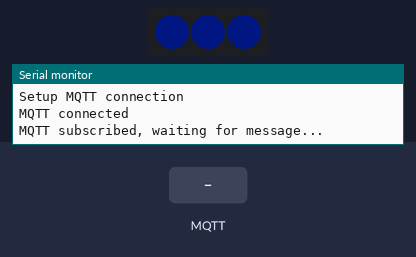
Recording of a sketch running on a simulated ESP8266 (NodeMCU). On the bench: 3 RGB LEDs in strip order, left to right, the last lines printed to the serial monitor. The test bench sets the inputs (shaded band). Dim RGB values are drawn brighter than linear; WiFi joins after 1.5 s; servers stay silent unless stated; no MQTT or app messages arrive unless stated.

Above: at 7.7 s.
7.8 s: MQTT message "1" arrives on the first subscribed topic
At 8.2 s:
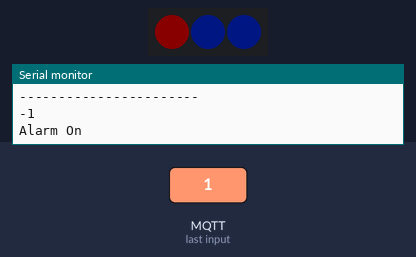
At 9.8 s:
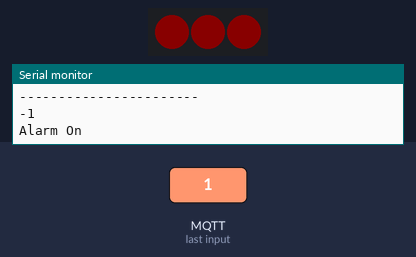
10.3 s: MQTT message "on" arrives on the first subscribed topic
11.8 s: MQTT message "off" arrives on the first subscribed topic
Timing chart, 0 to 14.8 s (numbered marks = the images above; inputs shaded):
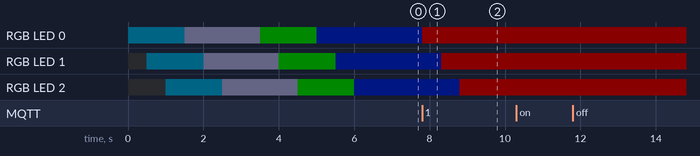

The sketch:

SikourGoulou.ino
```cpp
#include <ESP8266WiFi.h>
#include <PubSubClient.h>
#include <Adafruit_NeoPixel.h>

#define PIN D2
#define NBPIX 3

// NeoPixel brightness, 0 (min) to 255 (max)
#define BRIGHTNESS 10 // Set BRIGHTNESS to about 1/5 (max = 255)

char* ssid = "XXX";
char* password = "XXX";

const char* ttn_server = "eu1.cloud.thethings.network";
const char* ttn_user = "draginotl@ttn";
const char *topic = "v3/draginotl@ttn/devices/landrag1/up";
const char* ttn_password = "NNSXS.AV7H454CCTTBWVT774TUTFMCC4OH2KM2SKBI7EQ.x";
const int ttn_port = 1883;
int alarm_status = 0;
WiFiClient espClient;
PubSubClient client(espClient);

Adafruit_NeoPixel leds = Adafruit_NeoPixel(NBPIX, PIN, NEO_GRB + NEO_KHZ800);

void led_set(uint8 R, uint8 G, uint8 B) {
  for (int i = 0; i < NBPIX; i++) {
    leds.setPixelColor(i, leds.Color(R, G, B));
    leds.show();
    delay(500);
  }
}

void callback(char *topic, byte *payload, unsigned int length) {
    Serial.print("Message arrived in topic: ");
    Serial.println(topic);
    Serial.print("Message:");
    String message;
    for (int i = 0; i < length; i++) {
          message = message + (char) payload[i];  // convert *byte to string
      }
    Serial.print(message);
    Serial.println();
    Serial.println("-----------------------");
    alarm_status = message.indexOf("\"ALARM_status\":false");
    Serial.println(alarm_status);
    if (alarm_status == -1)  {
      Serial.print("Alarm On");
      led_set(255,0,0);
        }
    else {
        Serial.print("Alarm Off");
        led_set(0, 255, 0);
    }
}

void reconnect() {
  // Loop until we're reconnected
  while (!client.connected()) {
    Serial.println("Setup MQTT connection");
    // Attempt to connect
    if (client.connect("ESP32Client", ttn_user, ttn_password )) {
      client.setBufferSize(2048);
      Serial.println("MQTT connected");
      client.subscribe(topic);
      Serial.println("MQTT subscribed, waiting for message...");
    } else {
      Serial.print("MQTT failed, rc= ");
      Serial.print(client.state());
      Serial.println(" try again in 5 seconds");
      // Wait 5 seconds before retrying
      delay(5000);
    }
  }
}

void setup() {
  Serial.begin(115200);

  leds.begin(); // This initializes the NeoPixel library.
  leds.show();
  leds.setBrightness(BRIGHTNESS);
  led_set(10, 150, 200);
  WiFi.begin(ssid, password);

  Serial.print("Setup WiFi network ");
  while (WiFi.status() != WL_CONNECTED) {
    led_set(150, 150, 200);
    delay(500);
    Serial.print(".");
  }
  Serial.println();
  Serial.println("WiFi connected!");
  led_set(10, 255, 10);
  Serial.println("Setup MQTT");
  client.setServer(ttn_server, ttn_port);
  client.setCallback(callback);
  led_set(12, 25, 150);
}

void loop() {
  if (!client.connected()) {
    reconnect();
  }
  client.loop();
}
```

Measured:
- after the input at 7.8 s, RGB LED 0: RGB(0, 1, 6) → RGB(10, 0, 0) at once; RGB LED 1: RGB(0, 1, 6) → RGB(10, 0, 0) after 0.51 s; RGB LED 2: RGB(0, 1, 6) → RGB(10, 0, 0) after 1.0 s
